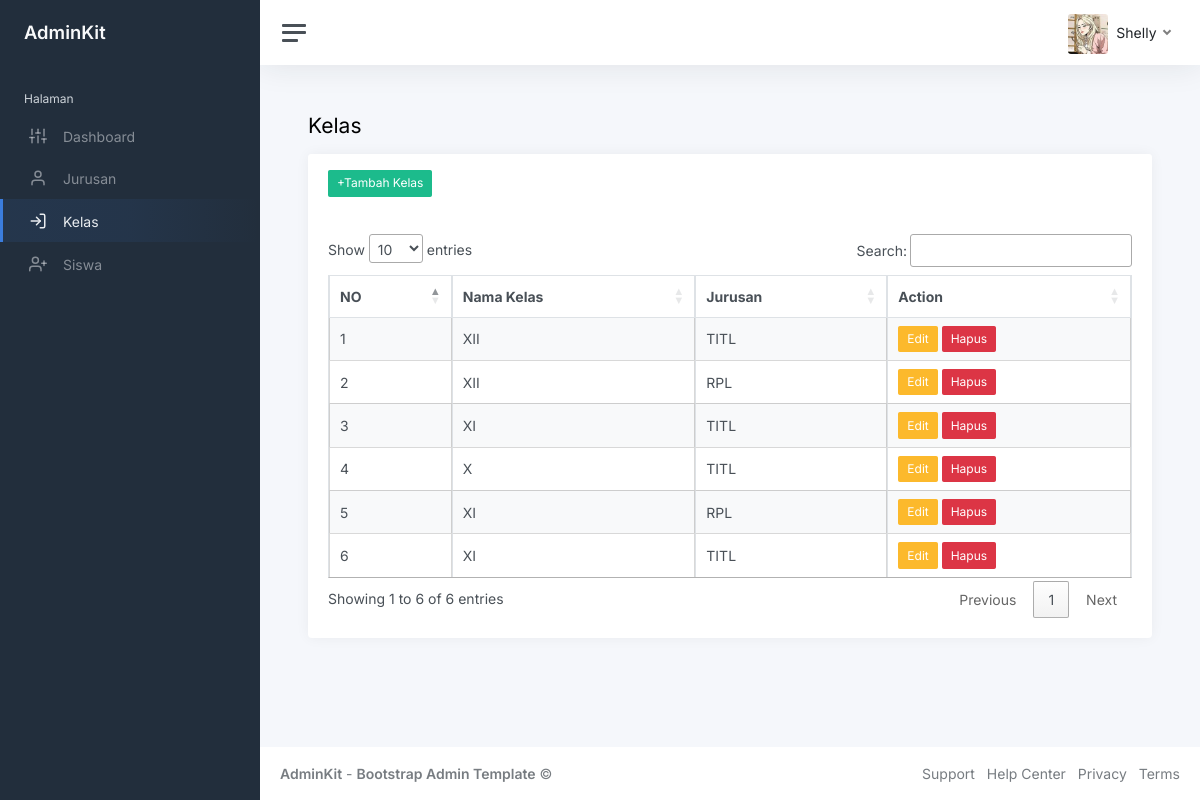
Screenshot of /index.php?page=kelas (signed in) with the database file from the repository.
### tables this page shows
CREATE TABLE `kelas` (
  `id_kelas` int(11) NOT NULL,
  `id_jurusan` int(11) NOT NULL,
  `nama_kelas` varchar(10) NOT NULL
);

CREATE TABLE `jurusan` (
  `id_jurusan` int(11) NOT NULL,
  `nama_jurusan` varchar(50) NOT NULL
);

### kelas.php (the view, shortened to what this page needs)
<h1 class="h3 mb-3">Kelas</h1>
					<div class="row">
                        <div class="col-12">
                            <div class="card flex-fill">
                                <div class="card-header">
                                    <a href="?page=tambah-kelas" class="btn btn-success btn-sm">+Tambah Kelas</a>
                                </div>
                                <div class="card-body">
                                    <table class="table table-bordered table-striped table-hover cell-border" id="kelas">
                                        <thead>
                                            <tr>
                                                <th>NO</th>
                                                <th>Nama Kelas</th>
                                                <th>Jurusan</th>
                                                <th>Action</th>
                                            </tr>
                                        </thead>
                                        <tbody>
                                            <?php
                                            $i = 1;
                                            $query = mysqli_query($koneksi, "SELECT * FROM kelas INNER JOIN jurusan ON kelas.id_jurusan=jurusan.id_jurusan");
                                            while ($data = mysqli_fetch_array($query)) {
                                                ?>
                                                <tr>
                                                <td><?php echo $i++?></td>
                                                <td><?php echo $data ['nama_kelas'] ?></td>
                                                <td><?php echo $data ['nama_jurusan']?></td>
                                                <td>
                                                    <a href="?page=edit-kelas&id=<?php echo $data['id_kelas'] ?>" class="btn btn-warning btn-sm">Edit</a>
                                                    <a href="?page=hapus-kelas&id=<?php echo $data['id_kelas'] ?>" class="btn btn-danger btn-sm">Hapus</a>
                                                </td>
                                            </tr>
                                                <?php
                                            }
                                            ?>
                                        </tbody>
                                    </table>
                                </div>
                            </div>
                        </div>
                    </div>

### index.php (shortened to what this page needs)
<!DOCTYPE html>
<html lang="en">
<head>
	<link rel="stylesheet" href="https://cdnjs.cloudflare.com/ajax/libs/twitter-bootstrap/4.5.2/css/bootstrap.min.css" />
		<?php
		$page = isset($_GET['page']) ? $_GET['page'] : 'Dashbosrt';
		?>
	<link rel="stylesheet" href="https://cdn.datatables.net/1.13.6/css/jquery.dataTables.min.css">
	<link href="css/app.css" rel="stylesheet">
</head>
<body>
	<div class="wrapper">
		<nav id="sidebar" class="sidebar js-sidebar">
			<div class="sidebar-content js-simplebar">
				<a class="sidebar-brand" href="index.html">
					<span class="align-middle">AdminKit</span>
				</a>
				<ul class="sidebar-nav">
					<li class="sidebar-header">
						Halaman
					</li>
					<li class="sidebar-item <?php echo (empty($_GET['page']) ? 'active' : '') ?>">
						<a class="sidebar-link" href="index.php">
							<i class="align-middle" data-feather="sliders"></i> <span class="align-middle">Dashboard</span>
						</a>
					</li>
					<li class="sidebar-item <?php echo ($page == 'jurusan' || $page == 'tambah-jurusan' || $page == 'edit-jurusan' ? 'active' : '') ?>">
						<a class="sidebar-link" href="?page=jurusan">
							<i class="align-mi ddle" data-feather="user"></i> <span class="align-middle">Jurusan</span>
						</a>
					</li>
					<li class="sidebar-item <?php echo ($page == 'kelas' || $page == 'tambah-kelas' || $page == 'edit-kelas' ? 'active' : '') ?>">
						<a class="sidebar-link" href="?page=kelas">
							<i class="align-middle" data-feather="log-in"></i> <span class="align-middle">Kelas</span>
						</a>
					</li>
					<li class="sidebar-item <?php echo ($page == 'siswa' || $page == 'tambah-siswa' || $page == 'edit-siswa' ? 'active' : '') ?>">
						<a class="sidebar-link" href="?page=siswa">
							<i class="align-middle" data-feather="user-plus"></i> <span class="align-middle">Siswa</span>
						</a>
					</li>
				</ul>
			</div>
		</nav>
		<div class="main">
			<nav class="navbar navbar-expand navbar-light navbar-bg">
				<a class="sidebar-toggle js-sidebar-toggle">
					<i class="hamburger align-self-center"></i>
				</a>
				<div class="navbar-collapse collapse">
					<ul class="navbar-nav navbar-align">
						<li class="nav-item dropdown">
							<a class="nav-link dropdown-toggle d-none d-sm-inline-block" href="#" data-bs-toggle="dropdown">
								<img src="foto/<?php echo $_SESSION['user']['foto'] ?>" class="avatar img-fluid rounded me-1" alt="Charles Hall" /> <span class="text-dark"><?php echo $_SESSION['user']['nama_lengkap']?></span>
							</a>
						</li>
					</ul>
				</div>
			</nav>
			<main class="content">
				<div class="container-fluid p-0">
					<?php
					$page = isset($_GET['page']) ? $_GET['page'] : 'home';
					include $page . '.php';
					?>
				</div>
			</main>
			<footer class="footer">
				<div class="container-fluid">
					<div class="row text-muted">
						<div class="col-6 text-start">
							<p class="mb-0">
								<a class="text-muted" href="https://adminkit.io/" target="_blank"><strong>AdminKit</strong></a> - <a class="text-muted" href="https://adminkit.io/" target="_blank"><strong>Bootstrap Admin Template</strong></a> &copy;
							</p>
						</div>
						<div class="col-6 text-end">
							<ul class="list-inline">
								<li class="list-inline-item">
									<a class="text-muted" href="https://adminkit.io/" target="_blank">Support</a>
								</li>
								<li class="list-inline-item">
									<a class="text-muted" href="https://adminkit.io/" target="_blank">Help Center</a>
								</li>
								<li class="list-inline-item">
									<a class="text-muted" href="https://adminkit.io/" target="_blank">Privacy</a>
								</li>
								<li class="list-inline-item">
									<a class="text-muted" href="https://adminkit.io/" target="_blank">Terms</a>
								</li>
							</ul>
						</div>
					</div>
				</div>
			</footer>
		</div>
	</div>
</body>
</html>

### rows the page displays
kelas: nama_kelas "XII", id_jurusan.nama_jurusan "TITL"
kelas: nama_kelas "XII", id_jurusan.nama_jurusan "RPL"
kelas: nama_kelas "XI", id_jurusan.nama_jurusan "TITL"
kelas: nama_kelas "X", id_jurusan.nama_jurusan "TITL"
kelas: nama_kelas "XI", id_jurusan.nama_jurusan "RPL"
kelas: nama_kelas "XI", id_jurusan.nama_jurusan "TITL"

### other values shown
$_SESSION['user']['nama_lengkap'] "Shelly"
